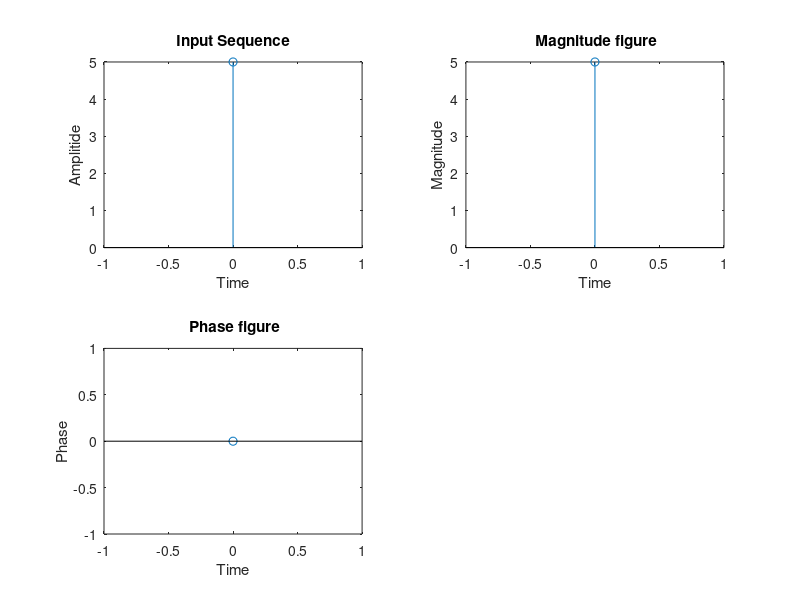

MATLAB code for this plot:
clc;
clear all;
close all;
x =input('Enter the sequence: ');
N=length(x);
n=0:N-1
subplot(2,2,1);
stem(n,x);
xlabel("Time");
ylabel("Amplitide");
title("Input Sequence");
subplot(2,2,2);
F=fft(x,N);
stem(n,abs(F));
xlabel("Time");
ylabel("Magnitude");
title(" Magnitude figure");
subplot(2,2,3);
stem(n,angle(F));
xlabel("Time");
ylabel("Phase");
title(" Phase figure");
